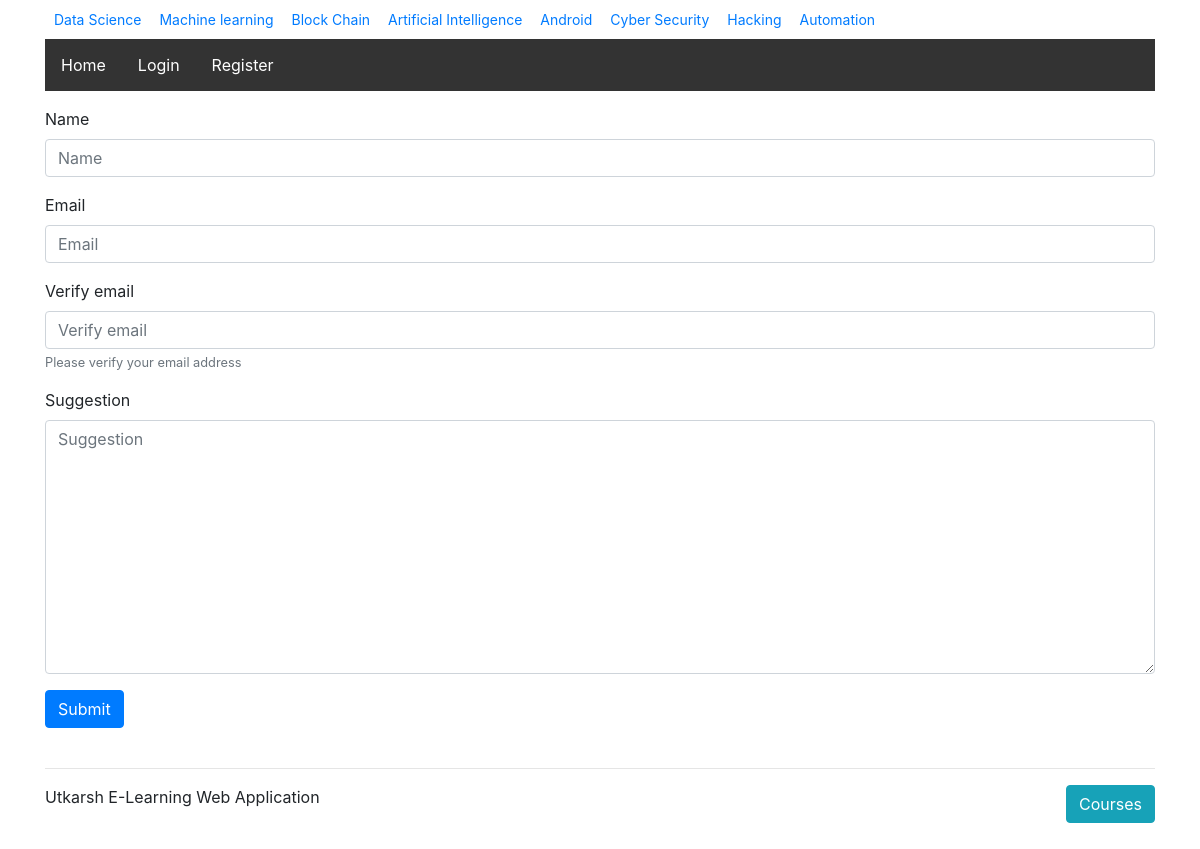
The page /suggest/ on the database its author committed.
### courses/models.py (models this page shows)
class Course(models.Model):
    created_at = models.DateTimeField(auto_now_add=True)
    title = models.CharField(max_length=255)
    description = models.TextField()
    def __str__(self):
        return self.title

### learning_site/views.py (the view, shortened to what this page needs)
# urls.py: url(r'^suggest/$', views.suggestion_view, name='suggestion'),
def suggestion_view(request):
    form = forms.SuggestionForm()
    return render(request, 'suggestion_form.html', {'form': form})

### learning_site/forms.py (shortened to what this page needs)
class SuggestionForm(forms.Form):
    name = forms.CharField()
    email = forms.EmailField()
    verify_email = forms.EmailField(help_text="Please verify your email address")
    suggestion = forms.CharField(widget=forms.Textarea)
    honeypot = forms.CharField(required=False,
                                widget=forms.HiddenInput, label="Leave empty",
                                validators=[must_be_empty])

### courses/templatetags/course_extras.py (called while the page is built)
@register.simple_tag
def newest_course():
    return Course.objects.latest('created_at')

@register.inclusion_tag('courses/course_nav.html')
def nav_courses_list():
    courses = Course.objects.all()
    return {'courses':courses}

### templates/suggestion_form.html (shortened to what this page needs)
{% extends "layout.html" %}
{% load bootstrap4 %}
{% block content %}
<div class="row">
    <div class="col-12">
        <form action="" method="POST">
            {% bootstrap_form form %}
            <input type="submit" class="btn btn-primary mb-4">
        </form>
    </div>
</div>
{% endblock %}

### courses/templates/courses/course_nav.html (shortened to what this page needs)
<link rel="stylesheet" href="https://maxcdn.bootstrapcdn.com/bootstrap/4.0.0/css/bootstrap.min.css">
<div class="container mb-1 row">
{% for course in courses %}
    <div><a class="btn btn-sm" href="{% url 'course_detail' pk=course.pk %}">{{ course.title }}</a></div>
{% endfor %}
</div>

### rows shown on the page
Course: title "Data Science"
Course: title "Machine learning"
Course: title "Block Chain"
Course: title "Artificial Intelligence"
Course: title "Android"
Course: title "Cyber Security"
Course: title "Hacking"
Course: title "Automation"
